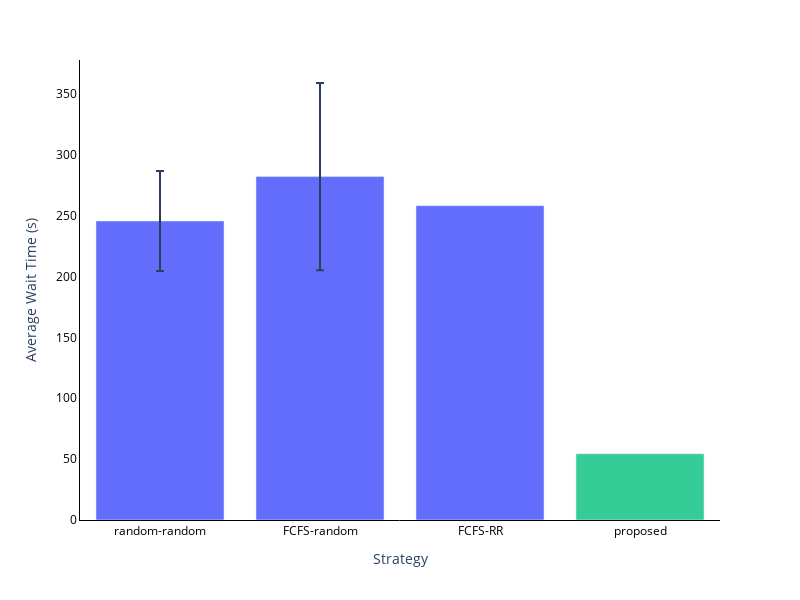

Notebook source saved alongside this figure:
### Code cell
fig = px.bar(
    x=avg_wait_times.keys(),
    y=[wt[0] if isinstance(wt, tuple) else wt for wt in avg_wait_times.values()],
    error_y=[wt[1] if isinstance(wt, tuple) else None for wt in avg_wait_times.values()],
    width=800,
    height=600
)

fig.update_traces(
    marker_color=["#626efb", "#626efb", "#626efb", "#36cc97"],
    textposition='outside',
    textfont_size=14
)

fig.update_layout(
    # title_x=0.5,
    xaxis_title='Strategy',
    yaxis_title='Average Wait Time (s)',
    plot_bgcolor='rgba(0,0,0,0)',
    paper_bgcolor='rgba(0,0,0,0)',
    xaxis=dict(
        showline=True,
        showgrid=False,
        linecolor='black',
        tickfont=dict(color='black')
    ),
    yaxis=dict(
        showline=True,
        showgrid=False,
        linecolor='black',
        tickfont=dict(color='black')
    )
)

fig.show()
fig.write_image("plots/avg_wait_time.pdf", engine="kaleido")

### Figure 1 — Plotly figure (JSON) as saved in the notebook; plotly's stock layout.template omitted (floating-point values rounded to 4 significant figures)
{"data": [{"error_y": {"array": [41.03, 76.86, NaN, NaN]}, "hovertemplate": "x=%{x}<br>y=%{y}<extra></extra>", "legendgroup": "", "marker": {"color": ["#626efb", "#626efb", "#626efb", "#36cc97"], "pattern": {"shape": ""}}, "name": "", "orientation": "v", "showlegend": false, "textfont": {"size": 14}, "textposition": "outside", "type": "bar", "x": ["random-random", "FCFS-random", "FCFS-RR", "proposed"], "xaxis": "x", "y": [245.5, 281.9, 258.1, 54.3], "yaxis": "y"}], "layout": {"barmode": "relative", "height": 600, "legend": {"tracegroupgap": 0}, "margin": {"t": 60}, "paper_bgcolor": "rgba(0,0,0,0)", "plot_bgcolor": "rgba(0,0,0,0)", "width": 800, "xaxis": {"anchor": "y", "domain": [0, 1], "linecolor": "black", "showgrid": false, "showline": true, "tickfont": {"color": "black"}, "title": {"text": "Strategy"}}, "yaxis": {"anchor": "x", "domain": [0, 1], "linecolor": "black", "showgrid": false, "showline": true, "tickfont": {"color": "black"}, "title": {"text": "Average Wait Time (s)"}}}}
